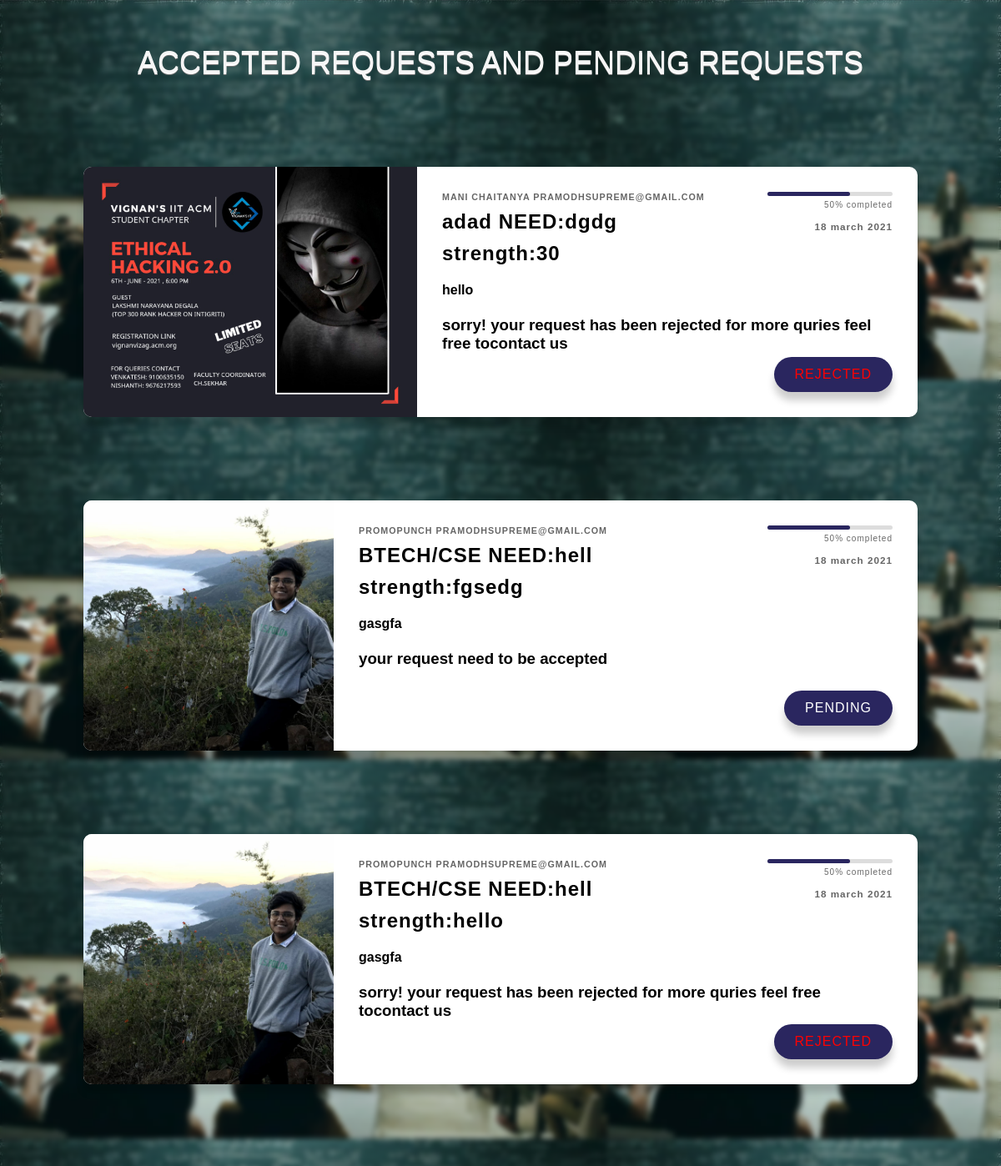
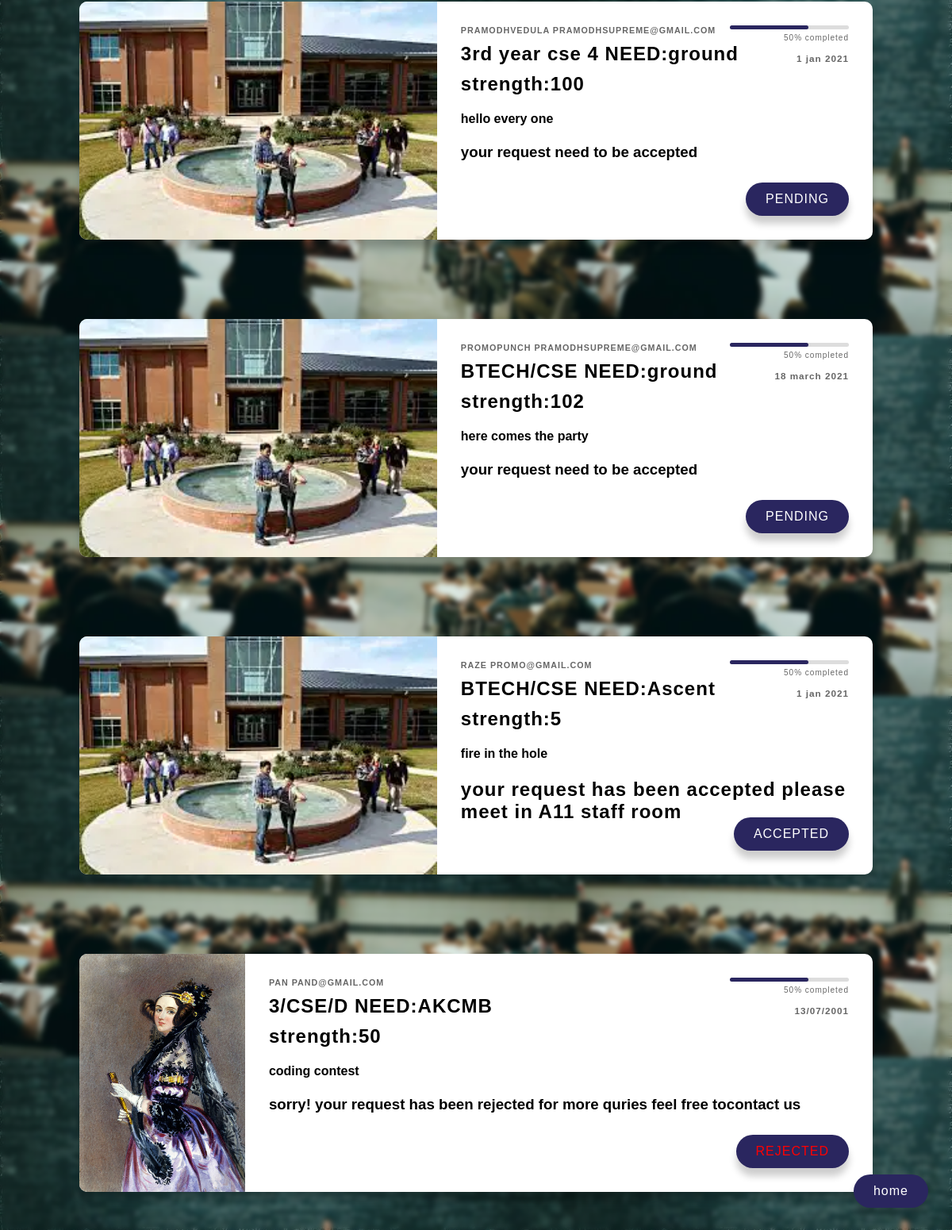
The app's page /dashboard (signed in) with its own data (2 pictures, top to bottom).
### webapp/models.py (models this page shows, shortened)
class checkavl(models.Model):
    fullname=models.CharField(max_length=255)
    phonenumber=models.CharField(max_length=255)
    email=models.CharField(max_length=255)
    branch=models.CharField(max_length=255)
    subject=models.CharField(max_length=255)
    need=models.CharField(max_length=255)
    details=models.CharField(max_length=255)
    date=models.CharField(max_length=255)
    accepted=models.BooleanField(default=False)
    rejected=models.BooleanField(default=False)
    photo=models.ImageField(upload_to='media/post/')

### webapp/views.py (the view)
# urls.py: path('dashboard',views.dashboard,name="dashboard"),
@login_required(login_url='login')
def dashboard(request):
    s=checkavl.objects.all()
    data={
        'p':s,
    }
    return render(request,'check/dashboard.html',data)

### templates/check/dashboard.html (shortened to what this page needs)
{% load static%}
<!DOCTYPE html>
<html lang="en">
<head>
</head>
<body>
	<button class="btn" id="abc"><a href="{% url 'home' %}" >home</a></button>
	<br>
	<h2 class="heading">Accepted requests and pending requests</h2>
	<br>
	<br>
	{% for card in p %}
    <div class="courses-container" >
        <div class="course">
            <img src="{{card.photo.url}}" alt="">
            <div class="course-info">
                <div class="progress-container">
                    <div class="progress"></div>
                    <span class="progress-text">
                        50% completed
						<h3>{{card.date}}</h3>
                    </span>
                </div>
                <h6>{{card.fullname}}  {{card.email}}</h6>
                <h2>{{card.branch}}     NEED:{{card.need}}</h2>
				<h2>strength:{{card.subject}}</h2>
				<h4>{{card.details}}</h4>
				{% if card.rejected %}
				<h3>sorry! your request has been rejected for more quries feel free tocontact us</h3>
				{% elif card.accepted %}
				<h2>your request has been accepted please meet in A11 staff room</h2>
				{% else %}
				<h3> your request need to be accepted </h3>
				{% endif %}
				{% if not card.rejected and not card.accepted%}
                <button class="btn">PENDING</button>
				{% elif card.rejected %}
				<button class="btn" id="hello">REJECTED</button>
				{% else %}
				<button class="btn">ACCEPTED</button>
				{% endif %}
            </div>
        </div>
    </div>
{% endfor %}
</body>
</html>

### records on screen
checkavl: photo (picture), date "18 march 2021", fullname "MANI CHAITANYA", email "PRAMODHSUPREME@GMAIL.COM", branch "adad", need "dgdg", subject "30", details "hello", shows "sorry! your request has been rejected for more quries feel free tocontact us", rejected "REJECTED"
checkavl: photo (picture), date "18 march 2021", fullname "PROMOPUNCH", email "PRAMODHSUPREME@GMAIL.COM", branch "BTECH/CSE", need "hell", subject "fgsedg", details "gasgfa", rejected "your request need to be accepted"
checkavl: photo (picture), date "18 march 2021", fullname "PROMOPUNCH", email "PRAMODHSUPREME@GMAIL.COM", branch "BTECH/CSE", need "hell", subject "hello", details "gasgfa", shows "sorry! your request has been rejected for more quries feel free tocontact us", rejected "REJECTED"
checkavl: photo (picture), date "1 jan 2021", fullname "PRAMODHVEDULA", email "PRAMODHSUPREME@GMAIL.COM", branch "3rd year cse 4", need "ground", subject "100", details "hello every one", rejected "your request need to be accepted"
checkavl: photo (picture), date "18 march 2021", fullname "PROMOPUNCH", email "PRAMODHSUPREME@GMAIL.COM", branch "BTECH/CSE", need "ground", subject "102", details "here comes the party", rejected "your request need to be accepted"
checkavl: photo (picture), date "1 jan 2021", fullname "RAZE", email "PROMO@GMAIL.COM", branch "BTECH/CSE", need "Ascent", subject "5", details "fire in the hole", shows "your request has been accepted please meet in A11 staff room", rejected "ACCEPTED"
checkavl: photo (picture), date "13/07/2001", fullname "PAN", email "PAND@GMAIL.COM", branch "3/CSE/D", need "AKCMB", subject "50", details "coding contest", shows "sorry! your request has been rejected for more quries feel free tocontact us", rejected "REJECTED"
